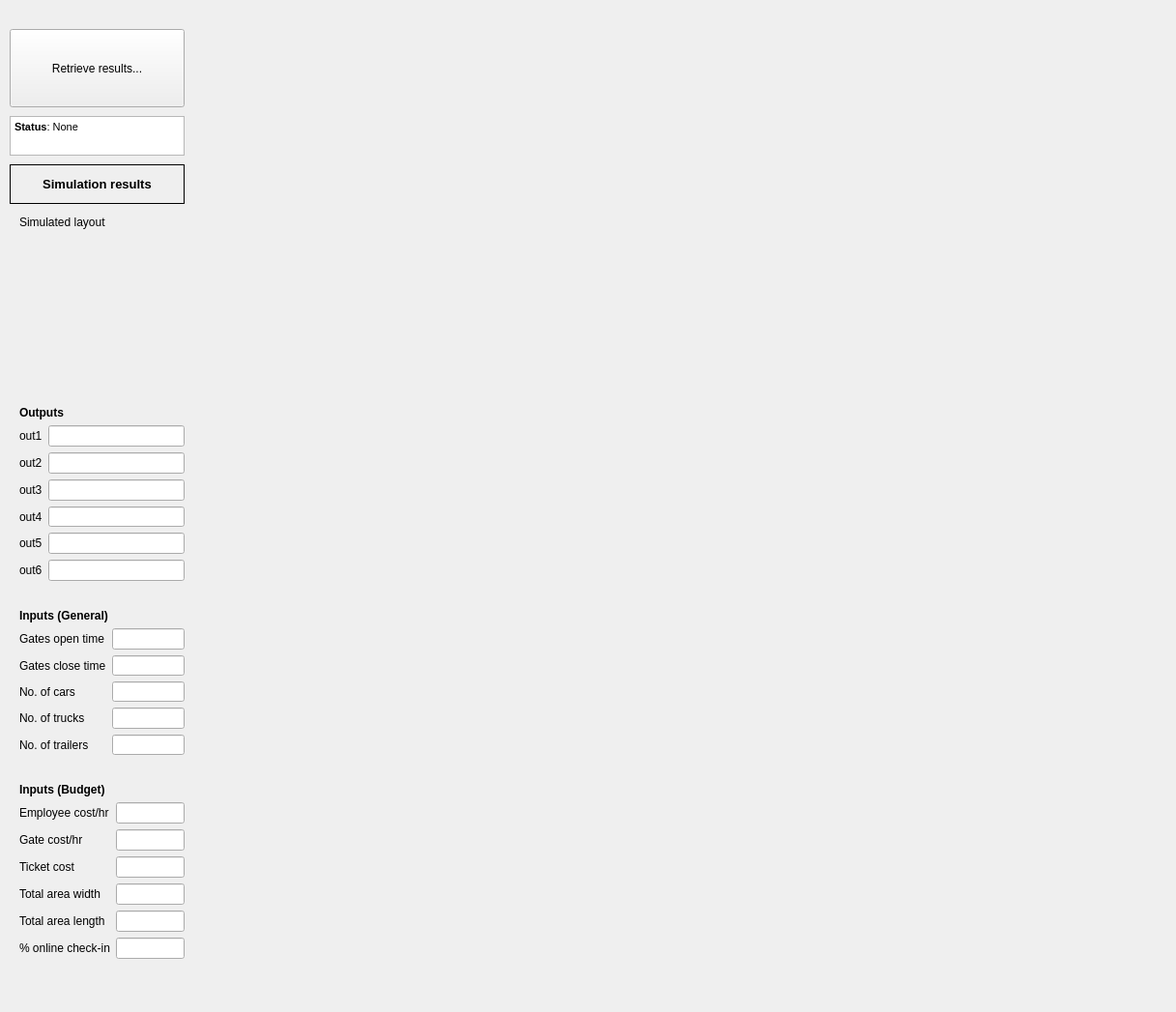
    <widget class="QWidget" name="Output">
     <attribute name="title">
      <string>Output</string>
     </attribute>
     <widget class="QWidget" name="layoutWidget">
      <property name="geometry">
       <rect>
        <x>10</x>
        <y>410</y>
        <width>191</width>
        <height>201</height>
       </rect>
      </property>
      <layout class="QFormLayout" name="formLayout_1_2_outputs">
       <property name="formAlignment">
        <set>Qt::AlignLeading|Qt::AlignLeft|Qt::AlignTop</set>
       </property>
       <property name="leftMargin">
        <number>10</number>
       </property>
       <property name="topMargin">
        <number>10</number>
       </property>
       <property name="rightMargin">
        <number>10</number>
       </property>
       <property name="bottomMargin">
        <number>10</number>
       </property>
       <item row="0" column="0" colspan="2">
        <widget class="QLabel" name="lab_outputs">
         <property name="font">
          <font>
           <weight>75</weight>
           <bold>true</bold>
          </font>
         </property>
         <property name="text">
          <string>Outputs</string>
         </property>
        </widget>
       </item>
       <item row="1" column="0">
        <widget class="QLabel" name="lab_out1">
         <property name="text">
          <string>out1</string>
         </property>
        </widget>
       </item>
       <item row="1" column="1">
        <widget class="QLineEdit" name="lineEdit_out1">
         <property name="readOnly">
          <bool>true</bool>
         </property>
        </widget>
       </item>
       <item row="2" column="0">
        <widget class="QLabel" name="lab_out2">
         <property name="text">
          <string>out2</string>
         </property>
        </widget>
       </item>
       <item row="2" column="1">
        <widget class="QLineEdit" name="lineEdit_out2">
         <property name="readOnly">
          <bool>true</bool>
         </property>
        </widget>
       </item>
       <item row="3" column="0">
        <widget class="QLabel" name="lab_out3">
         <property name="text">
          <string>out3</string>
         </property>
        </widget>
       </item>
       <item row="3" column="1">
        <widget class="QLineEdit" name="lineEdit_out3">
         <property name="readOnly">
          <bool>true</bool>
         </property>
        </widget>
       </item>
       <item row="4" column="0">
        <widget class="QLabel" name="lab_out4">
         <property name="text">
          <string>out4</string>
         </property>
        </widget>
       </item>
       <item row="4" column="1">
        <widget class="QLineEdit" name="lineEdit_out4">
         <property name="readOnly">
          <bool>true</bool>
         </property>
        </widget>
       </item>
       <item row="5" column="0">
        <widget class="QLabel" name="lab_out5">
         <property name="text">
          <string>out5</string>
         </property>
        </widget>
       </item>
       <item row="5" column="1">
        <widget class="QLineEdit" name="lineEdit_out5">
         <property name="readOnly">
          <bool>true</bool>
         </property>
        </widget>
       </item>
       <item row="6" column="0">
        <widget class="QLabel" name="lab_out6">
         <property name="text">
          <string>out6</string>
         </property>
        </widget>
       </item>
       <item row="6" column="1">
        <widget class="QLineEdit" name="lineEdit_out6">
         <property name="readOnly">
          <bool>true</bool>
         </property>
        </widget>
       </item>
      </layout>
     </widget>
     <widget class="QWidget" name="layoutWidget">
      <property name="geometry">
       <rect>
        <x>10</x>
        <y>620</y>
        <width>191</width>
        <height>171</height>
       </rect>
      </property>
      <layout class="QFormLayout" name="formLayout_0_1_inputs_general_out">
       <property name="formAlignment">
        <set>Qt::AlignLeading|Qt::AlignLeft|Qt::AlignTop</set>
       </property>
       <property name="leftMargin">
        <number>10</number>
       </property>
       <property name="topMargin">
        <number>10</number>
       </property>
       <property name="rightMargin">
        <number>10</number>
       </property>
       <property name="bottomMargin">
        <number>10</number>
       </property>
       <item row="0" column="0" colspan="2">
        <widget class="QLabel" name="lab_inputs_general">
         <property name="font">
          <font>
           <weight>75</weight>
           <bold>true</bold>
          </font>
         </property>
         <property name="text">
          <string>Inputs (General)</string>
         </property>
        </widget>
       </item>
       <item row="1" column="0">
        <widget class="QLabel" name="lab_gates_open_out">
         <property name="text">
          <string>Gates open time</string>
         </property>
        </widget>
       </item>
       <item row="1" column="1">
        <widget class="QLineEdit" name="lineEdit_gate_open_out">
         <property name="text">
          <string/>
         </property>
         <property name="readOnly">
          <bool>true</bool>
         </property>
        </widget>
       </item>
       <item row="2" column="0">
        <widget class="QLabel" name="lab_gates_close_out">
         <property name="text">
          <string>Gates close time</string>
         </property>
        </widget>
       </item>
       <item row="2" column="1">
        <widget class="QLineEdit" name="lineEdit_gate_close_out">
         <property name="readOnly">
          <bool>true</bool>
         </property>
        </widget>
       </item>
       <item row="3" column="0">
        <widget class="QLabel" name="lab_num_cars_out">
         <property name="text">
          <string>No. of cars</string>
         </property>
        </widget>
       </item>
       <item row="3" column="1">
        <widget class="QLineEdit" name="lineEdit_num_cars_out">
         <property name="readOnly">
          <bool>true</bool>
         </property>
        </widget>
       </item>
       <item row="4" column="0">
        <widget class="QLabel" name="lab_num_trucks_out">
         <property name="text">
          <string>No. of trucks</string>
         </property>
        </widget>
       </item>
       <item row="4" column="1">
        <widget class="QLineEdit" name="lineEdit_num_trucks_out">
         <property name="readOnly">
          <bool>true</bool>
         </property>
        </widget>
       </item>
       <item row="5" column="0">
        <widget class="QLabel" name="lab_num_trailers_out">
         <property name="text">
          <string>No. of trailers</string>
         </property>
        </widget>
       </item>
       <item row="5" column="1">
        <widget class="QLineEdit" name="lineEdit_num_trailers_out">
         <property name="readOnly">
          <bool>true</bool>
         </property>
        </widget>
       </item>
      </layout>
     </widget>
     <widget class="QWidget" name="layoutWidget">
      <property name="geometry">
       <rect>
        <x>10</x>
        <y>800</y>
        <width>191</width>
        <height>221</height>
       </rect>
      </property>
      <layout class="QFormLayout" name="formLayout_1_1_inputs_budget_out">
       <property name="formAlignment">
        <set>Qt::AlignLeading|Qt::AlignLeft|Qt::AlignTop</set>
       </property>
       <property name="leftMargin">
        <number>10</number>
       </property>
       <property name="topMargin">
        <number>10</number>
       </property>
       <property name="rightMargin">
        <number>10</number>
       </property>
       <property name="bottomMargin">
        <number>10</number>
       </property>
       <item row="0" column="0" colspan="2">
        <widget class="QLabel" name="lab_inputs_budget">
         <property name="font">
          <font>
           <weight>75</weight>
           <bold>true</bold>
          </font>
         </property>
         <property name="text">
          <string>Inputs (Budget)</string>
         </property>
        </widget>
       </item>
       <item row="1" column="0">
        <widget class="QLabel" name="lab_employee_cost_out">
         <property name="text">
          <string>Employee cost/hr</string>
         </property>
        </widget>
       </item>
       <item row="1" column="1">
        <widget class="QLineEdit" name="lineEdit_employee_cost_out">
         <property name="readOnly">
          <bool>true</bool>
         </property>
         <property name="placeholderText">
          <string/>
         </property>
        </widget>
       </item>
       <item row="2" column="0">
        <widget class="QLabel" name="lab_gate_cost_out">
         <property name="text">
          <string>Gate cost/hr</string>
         </property>
        </widget>
       </item>
       <item row="2" column="1">
        <widget class="QLineEdit" name="lineEdit_gate_cost_out">
         <property name="readOnly">
          <bool>true</bool>
         </property>
        </widget>
       </item>
       <item row="3" column="0">
        <widget class="QLabel" name="lab_ticket_cost_out">
         <property name="text">
          <string>Ticket cost</string>
         </property>
        </widget>
       </item>
       <item row="3" column="1">
        <widget class="QLineEdit" name="lineEdit_ticket_cost_out">
         <property name="readOnly">
          <bool>true</bool>
         </property>
        </widget>
       </item>
       <item row="4" column="0">
        <widget class="QLabel" name="lab_area_width_out">
         <property name="text">
          <string>Total area width</string>
         </property>
        </widget>
       </item>
       <item row="4" column="1">
        <widget class="QLineEdit" name="lineEdit_area_width_out">
         <property name="readOnly">
          <bool>true</bool>
         </property>
        </widget>
       </item>
       <item row="5" column="0">
        <widget class="QLabel" name="lab_area_length_out">
         <property name="text">
          <string>Total area length</string>
         </property>
        </widget>
       </item>
       <item row="5" column="1">
        <widget class="QLineEdit" name="lineEdit_area_length_out">
         <property name="readOnly">
          <bool>true</bool>
         </property>
        </widget>
       </item>
       <item row="6" column="0">
        <widget class="QLabel" name="lab_perc_online_checkin_out">
         <property name="text">
          <string>% online check-in</string>
         </property>
        </widget>
       </item>
       <item row="6" column="1">
        <widget class="QLineEdit" name="lineEdit_perc_online_checkin_out">
         <property name="readOnly">
          <bool>true</bool>
         </property>
        </widget>
       </item>
      </layout>
     </widget>
     <widget class="QPushButton" name="but_retrieve_res">
      <property name="geometry">
       <rect>
        <x>10</x>
        <y>30</y>
        <width>181</width>
        <height>81</height>
       </rect>
      </property>
      <property name="text">
       <string>Retrieve results...</string>
      </property>
     </widget>
     <widget class="QLabel" name="lab_out_simulation_id_text">
      <property name="geometry">
       <rect>
        <x>200</x>
        <y>10</y>
        <width>81</width>
        <height>16</height>
       </rect>
      </property>
      <property name="font">
       <font>
        <weight>75</weight>
        <bold>true</bold>
       </font>
      </property>
      <property name="text">
       <string/>
      </property>
     </widget>
     <widget class="QLabel" name="lab_out_simulation_id">
      <property name="geometry">
       <rect>
        <x>280</x>
        <y>10</y>
        <width>231</width>
        <height>16</height>
       </rect>
      </property>
      <property name="font">
       <font>
        <weight>75</weight>
        <bold>true</bold>
       </font>
      </property>
      <property name="text">
       <string/>
      </property>
     </widget>
     <widget class="QWidget" name="layoutWidget">
      <property name="geometry">
       <rect>
        <x>200</x>
        <y>30</y>
        <width>1008</width>
        <height>1008</height>
       </rect>
      </property>
      <layout class="QGridLayout" name="gridLayout">
       <item row="0" column="0">
        <widget class="QLabel" name="img_out_0_0">
         <property name="minimumSize">
          <size>
           <width>0</width>
           <height>0</height>
          </size>
         </property>
         <property name="maximumSize">
          <size>
           <width>500</width>
           <height>500</height>
          </size>
         </property>
         <property name="text">
          <string/>
         </property>
         <property name="pixmap">
          <pixmap>ui_revised/img/placeholder.png</pixmap>
         </property>
        </widget>
       </item>
       <item row="0" column="1">
        <widget class="QLabel" name="img_out_0_1">
         <property name="minimumSize">
          <size>
           <width>0</width>
           <height>0</height>
          </size>
         </property>
         <property name="maximumSize">
          <size>
           <width>500</width>
           <height>500</height>
          </size>
         </property>
         <property name="text">
          <string/>
         </property>
         <property name="pixmap">
          <pixmap>ui_revised/img/placeholder.png</pixmap>
         </property>
        </widget>
       </item>
       <item row="1" column="0">
        <widget class="QLabel" name="img_out_1_0">
         <property name="minimumSize">
          <size>
           <width>0</width>
           <height>0</height>
          </size>
         </property>
         <property name="maximumSize">
          <size>
           <width>500</width>
           <height>500</height>
          </size>
         </property>
         <property name="text">
          <string/>
         </property>
         <property name="pixmap">
          <pixmap>ui_revised/img/placeholder.png</pixmap>
         </property>
        </widget>
       </item>
       <item row="1" column="1">
        <widget class="QLabel" name="img_out_1_1">
         <property name="minimumSize">
          <size>
           <width>0</width>
           <height>0</height>
          </size>
         </property>
         <property name="maximumSize">
          <size>
           <width>500</width>
           <height>500</height>
          </size>
         </property>
         <property name="text">
          <string/>
         </property>
         <property name="pixmap">
          <pixmap>ui_revised/img/placeholder.png</pixmap>
         </property>
        </widget>
       </item>
      </layout>
     </widget>
     <widget class="QLabel" name="img_out_sim_layout">
      <property name="geometry">
       <rect>
        <x>20</x>
        <y>240</y>
        <width>160</width>
        <height>160</height>
       </rect>
      </property>
      <property name="minimumSize">
       <size>
        <width>0</width>
        <height>0</height>
       </size>
      </property>
      <property name="maximumSize">
       <size>
        <width>160</width>
        <height>160</height>
       </size>
      </property>
      <property name="text">
       <string/>
      </property>
      <property name="pixmap">
       <pixmap>ui_revised/img/placeholder_gridlayout.jpg</pixmap>
      </property>
      <property name="scaledContents">
       <bool>true</bool>
      </property>
     </widget>
     <widget class="QLabel" name="label_out_layout">
      <property name="geometry">
       <rect>
        <x>20</x>
        <y>220</y>
        <width>161</width>
        <height>20</height>
       </rect>
      </property>
      <property name="text">
       <string>Simulated layout</string>
      </property>
     </widget>
     <widget class="QLabel" name="label_sim_results">
      <property name="geometry">
       <rect>
        <x>10</x>
        <y>170</y>
        <width>181</width>
        <height>41</height>
       </rect>
      </property>
      <property name="font">
       <font>
        <pointsize>10</pointsize>
        <weight>75</weight>
        <bold>true</bold>
       </font>
      </property>
      <property name="autoFillBackground">
       <bool>true</bool>
      </property>
      <property name="frameShape">
       <enum>QFrame::Box</enum>
      </property>
      <property name="text">
       <string>Simulation results</string>
      </property>
      <property name="alignment">
       <set>Qt::AlignCenter</set>
      </property>
     </widget>
     <widget class="QTextBrowser" name="textBrowser_out_result_status">
      <property name="geometry">
       <rect>
        <x>10</x>
        <y>120</y>
        <width>181</width>
        <height>41</height>
       </rect>
      </property>
      <property name="sizePolicy">
       <sizepolicy hsizetype="Preferred" vsizetype="Preferred">
        <horstretch>0</horstretch>
        <verstretch>0</verstretch>
       </sizepolicy>
      </property>
      <property name="maximumSize">
       <size>
        <width>16777215</width>
        <height>50</height>
       </size>
      </property>
      <property name="html">
       <string>&lt;!DOCTYPE HTML PUBLIC &quot;-//W3C//DTD HTML 4.0//EN&quot; &quot;http://www.w3.org/TR/REC-html40/strict.dtd&quot;&gt;
&lt;html&gt;&lt;head&gt;&lt;meta name=&quot;qrichtext&quot; content=&quot;1&quot; /&gt;&lt;style type=&quot;text/css&quot;&gt;
p, li { white-space: pre-wrap; }
&lt;/style&gt;&lt;/head&gt;&lt;body style=&quot; font-family:'MS Shell Dlg 2'; font-size:8.25pt; font-weight:400; font-style:normal;&quot;&gt;
&lt;p style=&quot; margin-top:0px; margin-bottom:0px; margin-left:0px; margin-right:0px; -qt-block-indent:0; text-indent:0px;&quot;&gt;&lt;span style=&quot; font-size:8pt; font-weight:600;&quot;&gt;Status&lt;/span&gt;&lt;span style=&quot; font-size:8pt;&quot;&gt;: None&lt;/span&gt;&lt;/p&gt;&lt;/body&gt;&lt;/html&gt;</string>
      </property>
      <property name="textInteractionFlags">
       <set>Qt::NoTextInteraction</set>
      </property>
     </widget>
    </widget>
